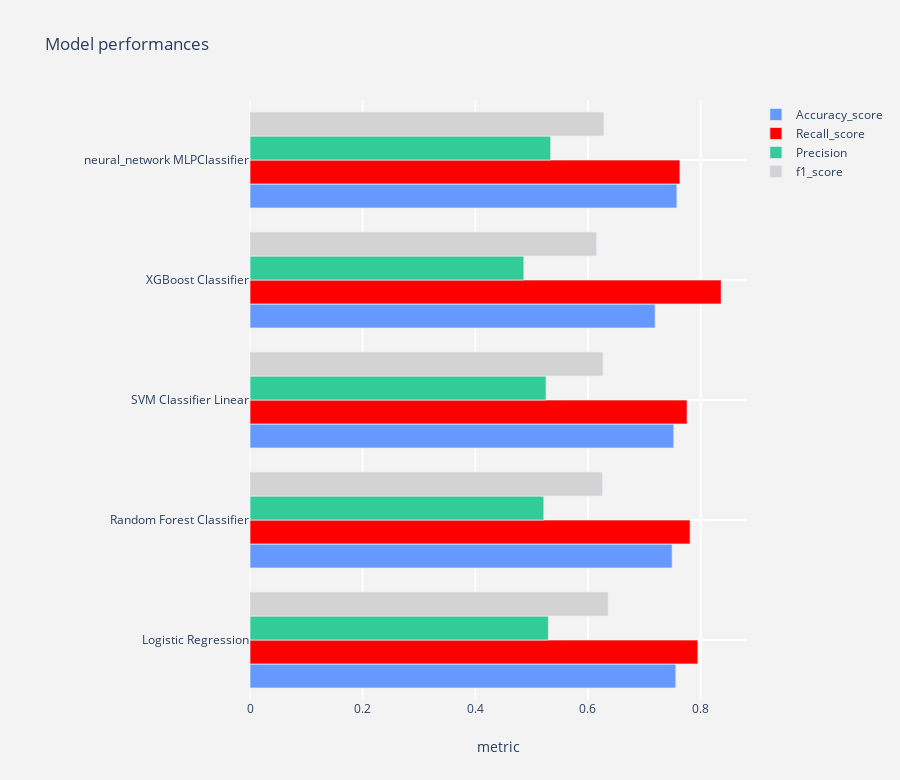

Source (notebook cell):
### Code cell
name = "Logistic Regression"
#logit = LogisticRegression(C=10, fit_intercept= False, max_iter= 200, penalty= 'l2', 
#                              random_state= 11, solver= 'liblinear')
logit = LogisticRegression(C=1, fit_intercept= True, max_iter= 200, penalty= 'l2', 
                              random_state= 11, solver= 'liblinear')
model1 = model_report(logit,X_train_smote,X_test,y_train_smote,y_test,name)

name = "Random Forest Classifier"
#rfc = RandomForestClassifier(criterion='entropy' , max_depth =5, max_features= 0.5, 
#                                min_samples_leaf = 5, min_samples_split= 50, n_estimators=10)
rfc = RandomForestClassifier(criterion='gini' , max_depth =5, max_features= 0.9, 
                                min_samples_leaf = 5, min_samples_split= 5, n_estimators=10, oob_score=True)
model2 = model_report(rfc,X_train_smote,X_test,y_train_smote,y_test,name)

name = "SVM Classifier Linear"
svc  = SVC(kernel ='rbf', C=0.01, degree= 2,  tol = 0.0001, gamma = 'auto')
model3 = model_report(svc,X_train_smote,X_test,y_train_smote,y_test,name)

name = "XGBoost Classifier"
#xgc = XGBClassifier(learning_rate=1, max_depth=3,min_child_weight=10,n_estimators=5,subsample= 0.3)
xgc = XGBClassifier(eta=1, max_depth=3,min_child_weight=18,n_estimators=5,subsample= 0.3)
model4 = model_report(xgc,X_train_smote,X_test,y_train_smote,y_test,name)

name = "neural_network MLPClassifier"
clf_NN = MLPClassifier(solver='lbfgs', alpha=100, shuffle=True,
                       hidden_layer_sizes=(50,50), random_state=1)
model5 = model_report(clf_NN,X_train_smote,X_test,y_train_smote,y_test,name)

#concat all models
model_performances = pd.concat([model1,model2,model3,model4, model5],axis = 0).reset_index()

model_performances = model_performances.drop(columns = "index",axis =1)
display(model_performances)

plot_tracers(model_performances)

### Figure 1 — Plotly figure (JSON) as saved in the notebook; plotly's stock layout.template omitted (floating-point values rounded to 4 significant figures)
{"data": [{"marker": {"color": "#6699FF", "line": {"width": 0.7}}, "name": "Accuracy_score", "orientation": "h", "type": "bar", "x": [0.756, 0.7494, 0.7523, 0.7193, 0.758], "y": ["Logistic Regression", "Random Forest Classifier", "SVM Classifier Linear", "XGBoost Classifier", "neural_network MLPClassifier"]}, {"marker": {"color": "red", "line": {"width": 0.7}}, "name": "Recall_score", "orientation": "h", "type": "bar", "x": [0.7951, 0.7813, 0.776, 0.8365, 0.7633], "y": ["Logistic Regression", "Random Forest Classifier", "SVM Classifier Linear", "XGBoost Classifier", "neural_network MLPClassifier"]}, {"marker": {"color": "#33CC99", "line": {"width": 0.7}}, "name": "Precision", "orientation": "h", "type": "bar", "x": [0.5297, 0.5216, 0.5255, 0.4861, 0.5338], "y": ["Logistic Regression", "Random Forest Classifier", "SVM Classifier Linear", "XGBoost Classifier", "neural_network MLPClassifier"]}, {"marker": {"color": "lightgrey", "line": {"width": 0.7}}, "name": "f1_score", "orientation": "h", "type": "bar", "x": [0.6358, 0.6256, 0.6267, 0.6149, 0.6282], "y": ["Logistic Regression", "Random Forest Classifier", "SVM Classifier Linear", "XGBoost Classifier", "neural_network MLPClassifier"]}], "layout": {"height": 780, "margin": {"l": 250}, "paper_bgcolor": "rgb(243,243,243)", "plot_bgcolor": "rgb(243,243,243)", "title": {"text": "Model performances"}, "xaxis": {"gridcolor": "rgb(255, 255, 255)", "gridwidth": 2, "ticklen": 5, "title": {"text": "metric"}, "zerolinewidth": 1}, "yaxis": {"gridcolor": "rgb(255, 255, 255)", "gridwidth": 2, "ticklen": 5, "zerolinewidth": 1}}}
